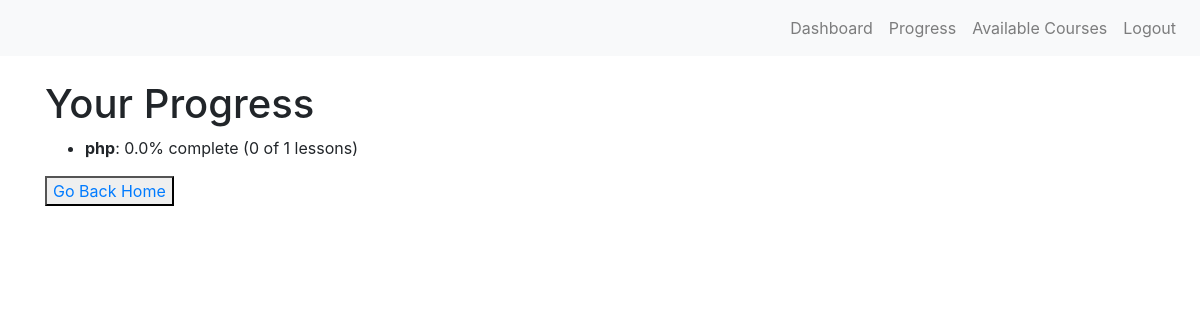
Screenshot of /users/progress/ (signed in) with the database file from the repository.
### learner/models.py (models this page shows, shortened)
class Course(models.Model):
    title = models.CharField(max_length=200)
    description = models.TextField()
    duration = models.IntegerField(help_text="Duration in minutes")

### learner/views.py (the view)
# urls.py: path('progress/', views.progress, name='progress'),
@login_required
def progress(request):
    user_enrollments = Enrollment.objects.filter(user=request.user)
    progress_data = []
    for enrollment in user_enrollments:
        lessons = Lesson.objects.filter(course=enrollment.course)
        completed_lessons = Progress.objects.filter(user=request.user, lesson__in=lessons, completed=True)
        progress_percentage = (completed_lessons.count() / lessons.count()) * 100 if lessons.exists() else 0
        progress_data.append({
            'course': enrollment.course,
            'progress': progress_percentage,
            'total_lessons': lessons.count(),
            'completed_lessons': completed_lessons.count()
        })
    return render(request, 'courses/progress.html', {'progress_data': progress_data})

### learner/templates/courses/progress.html (shortened to what this page needs)
{% extends "courses/base.html" %}
{% block content %}
<h1>Your Progress</h1>
<ul>
  {% for progress in progress_data %}
    <li>
      <strong>{{ progress.course.title }}</strong>: {{ progress.progress }}% complete
      ({{ progress.completed_lessons }} of {{ progress.total_lessons }} lessons)
    </li>
  {% endfor %}
</ul>
<button><a href="http://">Go Back Home</a></button>
</div>
{% endblock %}

### rows the page displays
Course: course "php", progress "0.0", completed_lessons "0", total_lessons "1"
